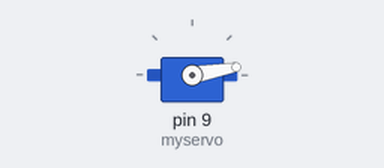
Bench run of a sketch on a simulated Arduino Uno, built with avr-gcc and run on an emulated ATmega328P. Parts: servo.

Above: at 0.05 s.
At 1.05 s:
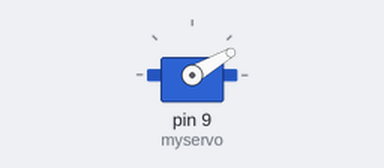
At 1.75 s:
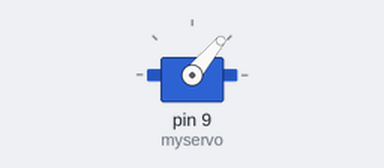
At 3.5 s:
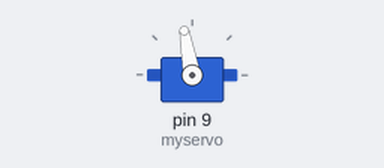
Timing chart, 0 to 8.1 s (numbered marks = the images above):
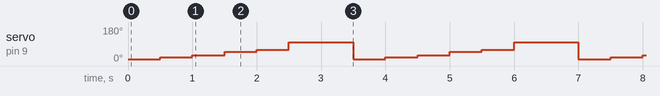

Measured:
- by itself, servo on pin 9 (myservo): repeats every 3.5 s: 30° 0.50 s, 50° 0.50 s, 60° 0.50 s, 100° 1.0 s, 10° 0.50 s, 20° 0.50 s

The sketch:

ServoControl.ino
```cpp
#include <Servo.h>
Servo myservo;
int pos[6] = {10, 20, 30, 50, 60, 100};
void setup(){
	myservo.attach(9);
}
void loop(){
	for( int i = 0; i < 6; i ++){
		myservo.write( pos[i] );
		delay(500);
	}
	delay(500);
}
```
